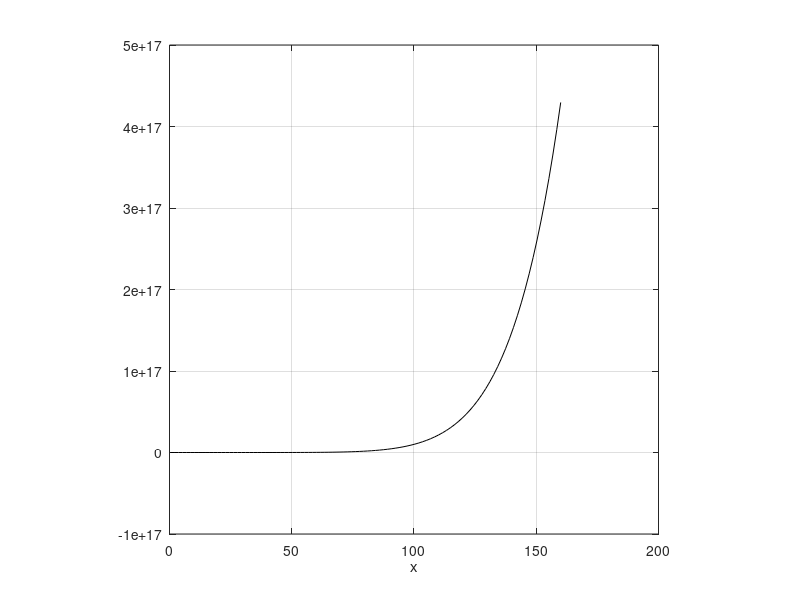

The MATLAB script that drew this image: (Note: this script raises an error after producing the figure.)
% Esercizio 3
clear
clc
format long e
% grafico della funzione
f=@(x) x.^8-2;
a=0.4;
b=2;
s=linspace(a,160);
plot(s,f(s),'k')
xlabel('x')
axis square
grid on
hold on 
% approssimazione con il metodo delle tangenti
f_der=@(x) 8*x.^7;
s0=0.4;
nmax=100;
toll=10^-10;
[s_New,nit_New]=Newton(s0,nmax,toll,f,f_der);
plot(s_New,f(s_New),'ob')
% radice approssimata con il comando roots
radici=roots([1,0,0,0,0,0,0,0,-2]);
disp('radice calcolata con il comando ROOTS')
r=radici(6)
plot(r,f(r),'*r')
% radice approssimata con il comando fzero
disp('radice calcolata con il comando FZERO')
z=fzero(@(s) f(s),0.4)
% approssimazione con il metodo di bisezione
[s_bis,nit_bis]=bisect(a,b,toll,nmax,f);
plot(s_bis,f(s_bis),'xm')
legend('f(x)','approssimanti con metodo di Newton','radice ROOTS','approssimanti con metodo di bisezione')
% confronto con radice ROOTS
disp('n. iterazioni Newton e differenza con roots')
[nit_New abs(r-s_New(end))]
disp('n. iterazioni bisezione e differenza con roots')
[nit_bis abs(r-s_bis(end))]




